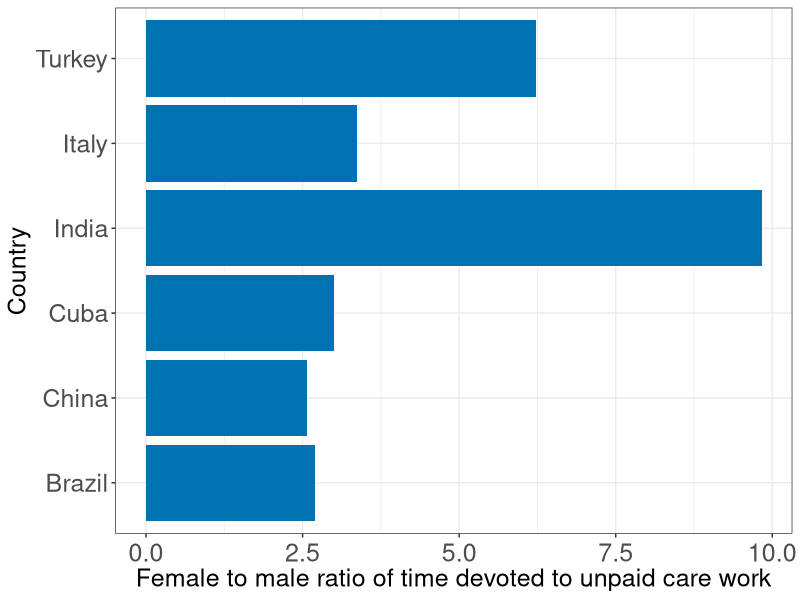
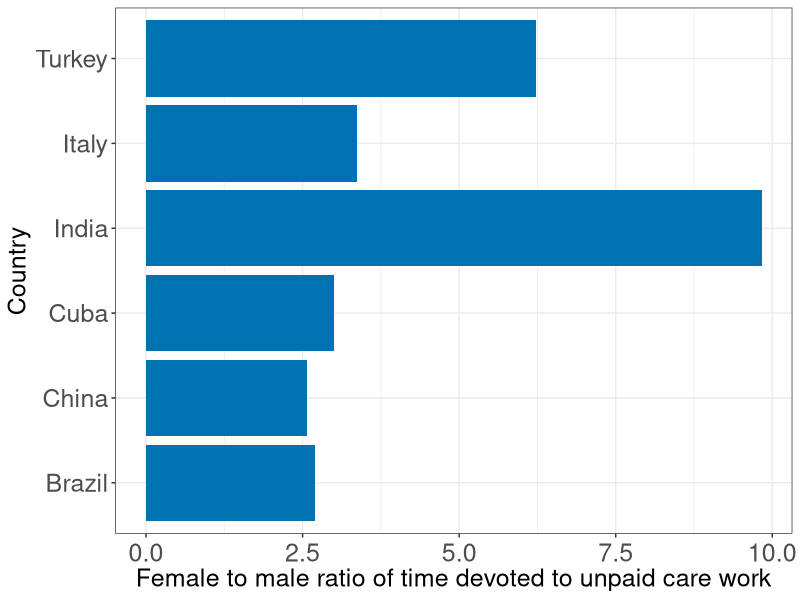

R code for these plots, in order:
library(readxl)
library(tidyverse)

#Data upload and filter
Data <- read_csv("female-to-male-ratio-of-time-devoted-to-unpaid-care-work.csv")

data_final <- Data %>%
  filter(Entity %in% c("USA", "India", "China", "Italy", "Turkey","Cuba", "Brazil"))

colnames(data_final)[4] <- "Ratio"
#Create figure 

CBCols <- c("#009E73","#0072B2","#E69F00","#CC79A7", "#F0E442")

plot <- ggplot(data_final, aes(x = Entity, y = Ratio)) + 
  geom_bar( stat = "identity", position = position_dodge(), fill = CBCols[2]) + 
  xlab("Country") + 
  ylab("Female to male ratio of time devoted to unpaid care work") +
  theme_bw() +
  theme(
        axis.title = element_text(size = 18),
        axis.title.y = element_text(size = 18),
        axis.text.y = element_text(size = 18),
        #legend.title = element_text(size = 16),
        legend.text = element_text(size = 18),
        legend.title = element_text(size = 18),
        axis.text.x  = element_text(vjust = 0.5, size = 18)) + 
  coord_flip()
               
plot

ggsave("specprodexch/unpaid_care_ratios.pdf", plot, width = 11, height = 7)
